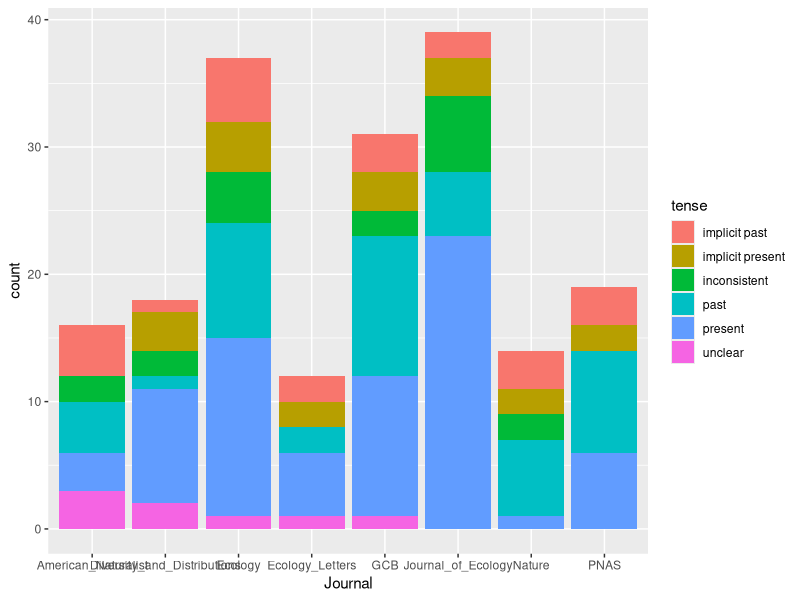
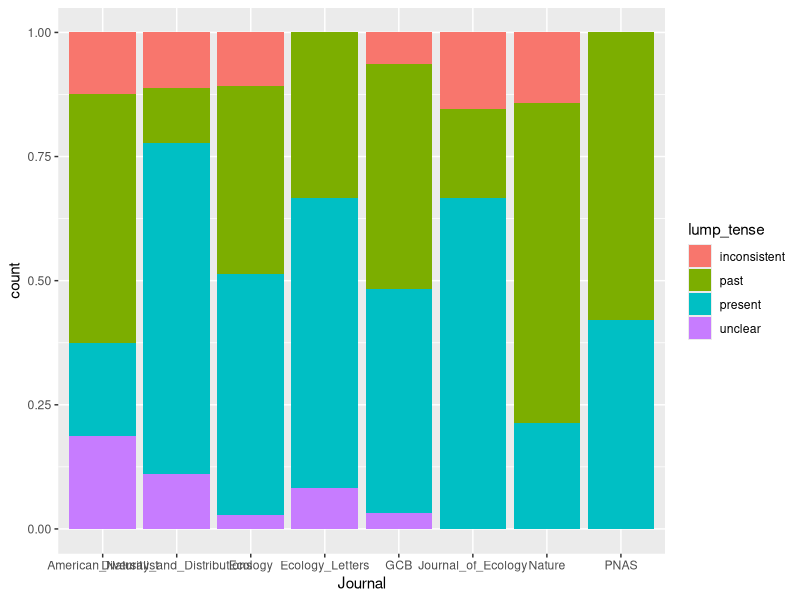
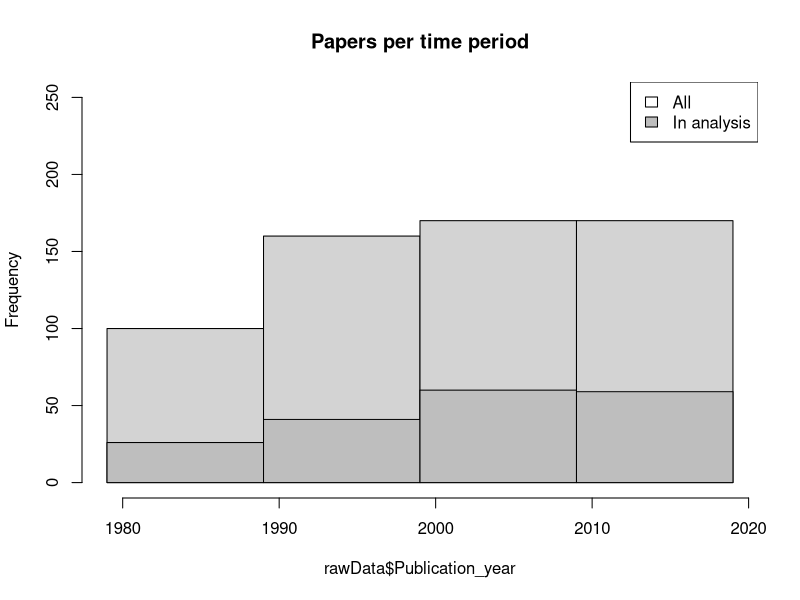
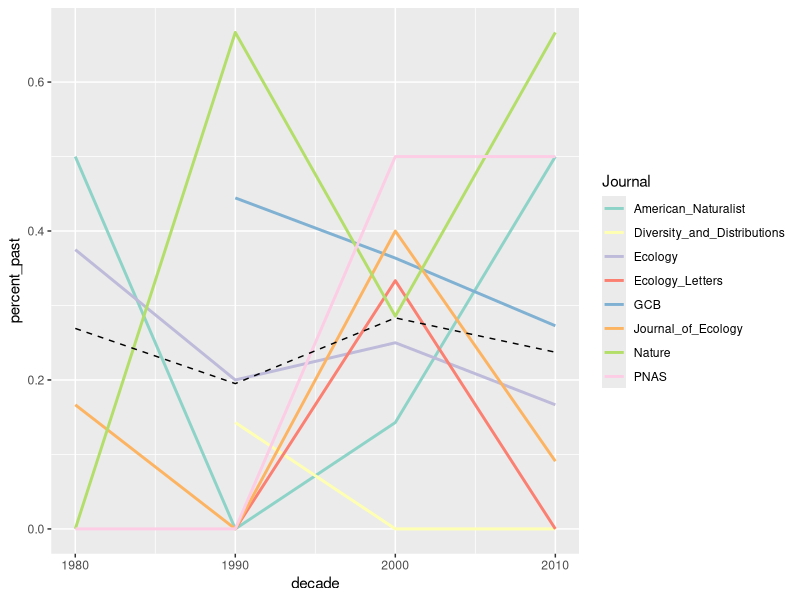
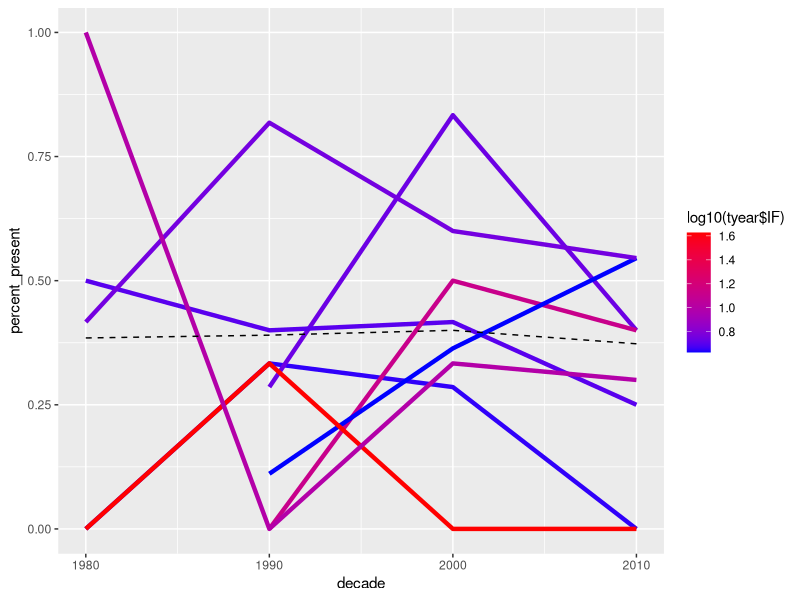
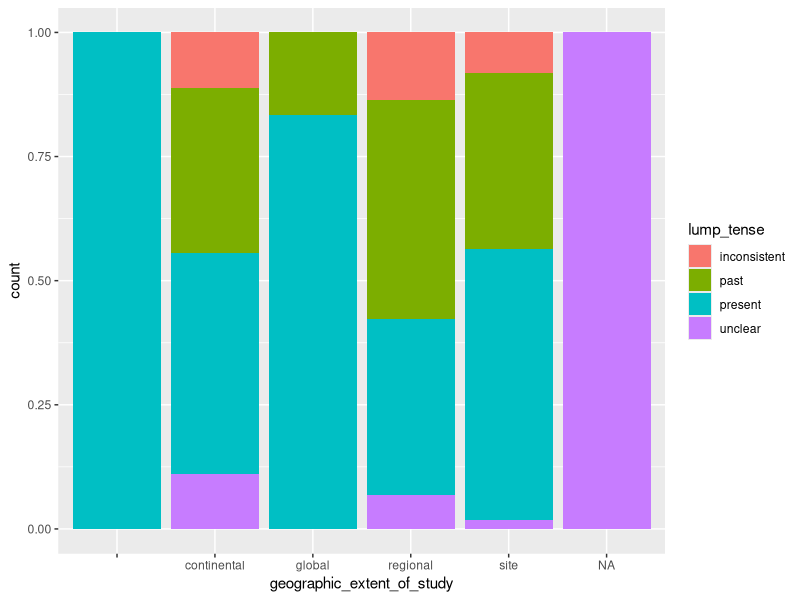
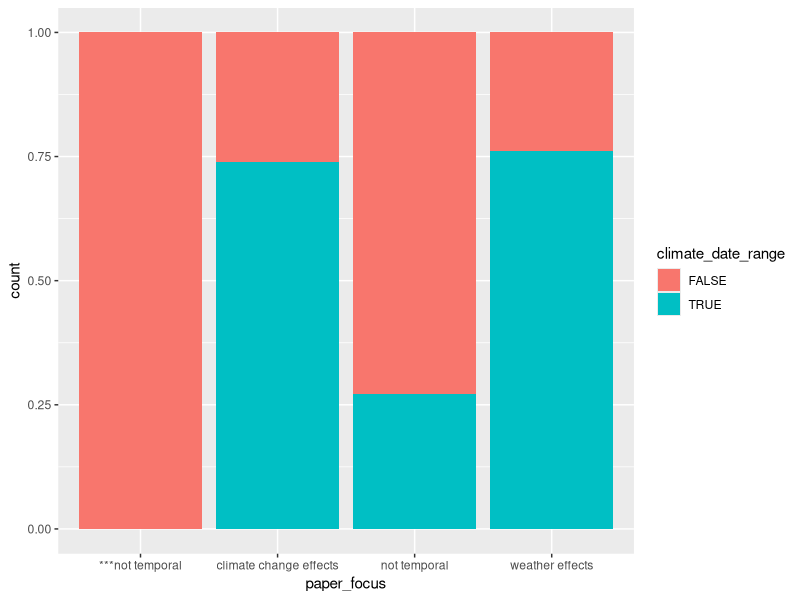
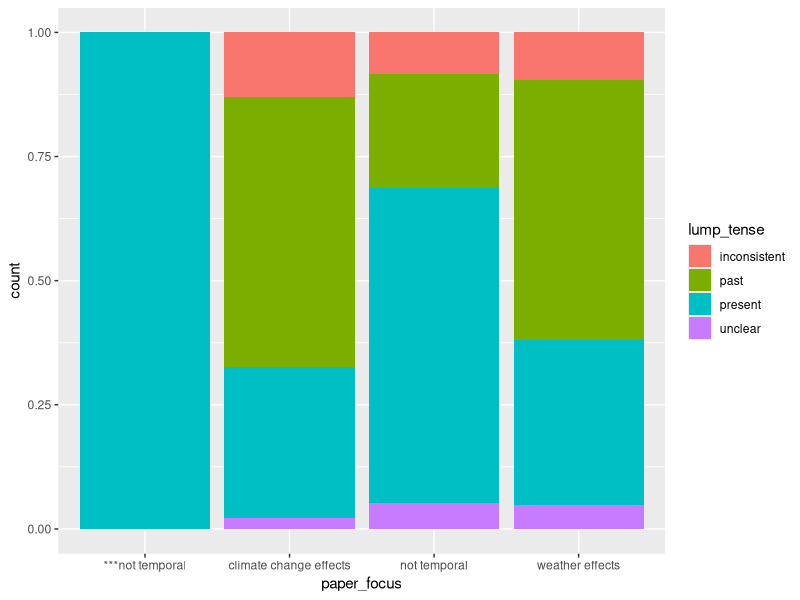

The R script that drew these images, in order:
# Preliminary analyses of climate-tense data
# May 8 2015 v1
# Naia, Carrie and Andrew

rm(list=ls())

library(ggplot2)

# Read in the data 

# NOTE: DOWNLOAD COPY FROM GOOGLE DRIVE AND CHANGE FILE NAME HERE ACCORDINGLY
#rawData = read.csv('Data/Test_data.csv', as.is=T) 
rawData = read.csv('Data/Data_CC_tense_01Oct2015.csv', as.is=T) 

#----------#
# CLEANING #
#----------#
# note: several of these clean-ups should be irrelevant once we have the full dataset

# Filter papers that have actually been checked
filledData = rawData[which(rawData$OK_for_analysis != ''),]
table(filledData$OK_for_analysis)

# Select papers that are OK for analysis, and the relevant columns
df = filledData[which(filledData$OK_for_analysis == 'yes'),
                    c('ID_old','Publication_year','Journal','paper_focus',
                      'tense','confidence_in_tense','climate_date_range',
                      'climate_date_min','climate_date_max',
                      'climate_data_source','citation',
                      'geographic_extent_of_study','Data_collector_name')]

# Filter papers where climate_data_range is filled correctly
table(df$climate_date_range)
df = subset(df, climate_date_range == T | df$climate_date_range == F)

# Lump the classes "implicit past" and "past", and "implicit present" and "present" in a new column
df$lump_tense = df$tense
df$lump_tense[which(df$tense=='implicit past' | df$tense=='past')] = 'past'
df$lump_tense[which(df$tense=='implicit present' | df$tense=='present')] = 'present'

# Table with impact factor for each journal (from www.citefactor.org")
IF_lookup = data.frame(Journal = sort(unique(df$Journal)), 
                       IF2014=c(4.454, 5.469, 5.000, 13.042, 4.248, 5.694, 42.351, 9.809))

#-----------------#
# THE FUN BEGINS! #
#-----------------#

#............
## Differences across journals?
# Plot the distribution of all tenses by journal
hist_cut = ggplot(df, aes(x=Journal, fill=tense))
hist_cut + geom_bar()

# Plot the distribution of lumped tenses by journal
hist_cut = ggplot(df, aes(x=Journal, fill=lump_tense))
hist_cut + geom_bar(position="fill")

#..............
## Differences across time?
#Distribution of papers over time --> use to decide whether to work with proportions or raw counts
hist(rawData$Publication_year, breaks=seq(1979,2020,10), main="Papers per time period", ylim=c(0,250)) #all papers
hist(df$Publication_year, breaks=seq(1979,2020,10), add=T, col="grey")
legend(x="topright", legend=c("All", "In analysis"), fill=c("white", "grey"))

# Plot % tense == past as a function of time period, with one line per journal, and boxplot of means
rownames(df)=NULL
tyear = do.call(rbind, by(df, df$Journal, function(x) {
  prop = tapply(x$tense, floor(x$Publication_year/10)*10, function(a){length(which(a=='past'))/length(a)}) 
  prop2 = tapply(x$tense, floor(x$Publication_year/10)*10, function(a){length(which(a=='present'))/length(a)})
  data.frame(Journal=x$Journal[1], decade = as.numeric(names(prop)), percent_past=as.vector(prop), percent_present=as.vector(prop2))
}))
# Add impact factor to tyear table
tyear$IF = IF_lookup$IF2014[match(tyear$Journal, IF_lookup$Journal)]



prop_ave = tapply(df$tense, floor(df$Publication_year/10)*10, function(a){length(which(a=='past'))/length(a)})  
prop_ave2 = tapply(df$tense, floor(df$Publication_year/10)*10, function(a){length(which(a=='present'))/length(a)})  

tyear_ave = data.frame(decade = as.numeric(names(prop_ave)), percent_past=as.vector(prop_ave), percent_present=as.vector(prop_ave2))

ggplot() +
  geom_line(data=tyear, 
            mapping=aes(x=decade, y=percent_past, group=Journal, 
                        color=Journal),
            size=1) +
  scale_color_brewer(palette="Set3") +
  geom_line(data=tyear_ave,
            mapping=aes(x=decade, y=percent_past),
            linetype="dashed")

#..............
## Differences across impact factor?
# Weight the colors in journal plot by impact factor of journal (warmer color higher IF)
mid=mean(log10(tyear$IF))
ggplot() +
  geom_line(data=tyear, 
            mapping=aes(x=decade, y=percent_present, group=Journal, 
                        color=log10(tyear$IF)),
            size=1.5) +
  scale_color_gradient(low="blue",high="red") +
  geom_line(data=tyear_ave,
            mapping=aes(x=decade, y=percent_present),
            linetype="dashed")


#..............
## Differences depending on focus of the paper?
hist_cut = ggplot(df, aes(x=geographic_extent_of_study, fill=lump_tense))
hist_cut + geom_bar(position="fill")

hist_cut = ggplot(df, aes(x=paper_focus, fill=climate_date_range))
hist_cut + geom_bar(position="fill")

# Difference in present vs past tense depending on focus
hist_cut = ggplot(df, aes(x=paper_focus, fill=lump_tense))
hist_cut + geom_bar(position="fill")

hist_cut = ggplot(df, aes(x=lump_tense, fill=climate_date_range))
hist_cut + geom_bar(position="fill")


### "Behind the scenes" analyses
### (to check that our results are not affected by collector or confidence in tense)

## Are there differences in the classification of tense depending on who checked the paper (extractor)?
hist_cut = ggplot(df, aes(x=Data_collector_name, fill=lump_tense))
hist_cut + geom_bar(position="fill")

# Do anova test!

## Are results affected by category "confidence_in_tense"?
# Test results including and excluding "confidence_in_tense" == "no" --> if no difference, include all
# if difference: check "no"'s with everyone to assign to "yes" or ditch paper and pick a new one
table(df$confidence_in_tense, df$tense)



